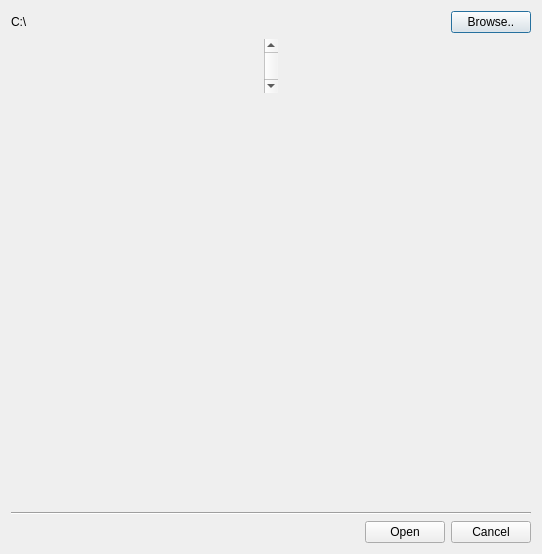
<?xml version="1.0" encoding="UTF-8"?>
<ui version="4.0">
 <class>MeshBrowserDialog</class>
 <widget class="QDialog" name="MeshBrowserDialog">
  <property name="geometry">
   <rect>
    <x>0</x>
    <y>0</y>
    <width>542</width>
    <height>554</height>
   </rect>
  </property>
  <property name="windowTitle">
   <string>Mesh Browser</string>
  </property>
  <layout class="QGridLayout" name="gridLayout">
   <item row="0" column="1">
    <layout class="QHBoxLayout" name="horizontalLayout_2">
     <item>
      <spacer name="horizontalSpacer_2">
       <property name="orientation">
        <enum>Qt::Horizontal</enum>
       </property>
       <property name="sizeHint" stdset="0">
        <size>
         <width>40</width>
         <height>20</height>
        </size>
       </property>
      </spacer>
     </item>
     <item>
      <widget class="QPushButton" name="pathButton">
       <property name="text">
        <string>Browse..</string>
       </property>
      </widget>
     </item>
    </layout>
   </item>
   <item row="4" column="1">
    <layout class="QHBoxLayout" name="horizontalLayout">
     <property name="spacing">
      <number>6</number>
     </property>
     <property name="margin">
      <number>0</number>
     </property>
     <item>
      <spacer name="horizontalSpacer_3">
       <property name="orientation">
        <enum>Qt::Horizontal</enum>
       </property>
       <property name="sizeHint" stdset="0">
        <size>
         <width>40</width>
         <height>20</height>
        </size>
       </property>
      </spacer>
     </item>
     <item>
      <widget class="QPushButton" name="okButton">
       <property name="text">
        <string>Open</string>
       </property>
      </widget>
     </item>
     <item>
      <widget class="QPushButton" name="cancelButton">
       <property name="text">
        <string>Cancel</string>
       </property>
      </widget>
     </item>
    </layout>
   </item>
   <item row="4" column="0">
    <spacer name="horizontalSpacer">
     <property name="orientation">
      <enum>Qt::Horizontal</enum>
     </property>
     <property name="sizeHint" stdset="0">
      <size>
       <width>40</width>
       <height>20</height>
      </size>
     </property>
    </spacer>
   </item>
   <item row="1" column="0" colspan="2">
    <layout class="QGridLayout" name="gridLayout_2">
     <item row="0" column="0">
      <widget class="QWidget" name="thumbnailWidget" native="true">
       <property name="styleSheet">
        <string notr="true"/>
       </property>
       <layout class="QHBoxLayout" name="horizontalLayout_3">
        <property name="spacing">
         <number>1</number>
        </property>
        <property name="margin">
         <number>0</number>
        </property>
        <item>
         <layout class="QGridLayout" name="thumbLayout">
          <property name="spacing">
           <number>1</number>
          </property>
         </layout>
        </item>
        <item>
         <widget class="QScrollBar" name="scrollBar">
          <property name="orientation">
           <enum>Qt::Vertical</enum>
          </property>
         </widget>
        </item>
       </layout>
      </widget>
     </item>
    </layout>
   </item>
   <item row="0" column="0">
    <widget class="QLabel" name="folderLabel">
     <property name="text">
      <string>C:\</string>
     </property>
     <property name="textFormat">
      <enum>Qt::PlainText</enum>
     </property>
    </widget>
   </item>
   <item row="3" column="0" colspan="2">
    <widget class="Line" name="line">
     <property name="orientation">
      <enum>Qt::Horizontal</enum>
     </property>
    </widget>
   </item>
   <item row="2" column="0">
    <spacer name="verticalSpacer">
     <property name="orientation">
      <enum>Qt::Vertical</enum>
     </property>
     <property name="sizeHint" stdset="0">
      <size>
       <width>20</width>
       <height>40</height>
      </size>
     </property>
    </spacer>
   </item>
  </layout>
 </widget>
 <resources/>
 <connections>
  <connection>
   <sender>okButton</sender>
   <signal>clicked()</signal>
   <receiver>MeshBrowserDialog</receiver>
   <slot>accept()</slot>
   <hints>
    <hint type="sourcelabel">
     <x>351</x>
     <y>38</y>
    </hint>
    <hint type="destinationlabel">
     <x>233</x>
     <y>29</y>
    </hint>
   </hints>
  </connection>
  <connection>
   <sender>cancelButton</sender>
   <signal>clicked()</signal>
   <receiver>MeshBrowserDialog</receiver>
   <slot>reject()</slot>
   <hints>
    <hint type="sourcelabel">
     <x>330</x>
     <y>66</y>
    </hint>
    <hint type="destinationlabel">
     <x>197</x>
     <y>125</y>
    </hint>
   </hints>
  </connection>
 </connections>
</ui>
